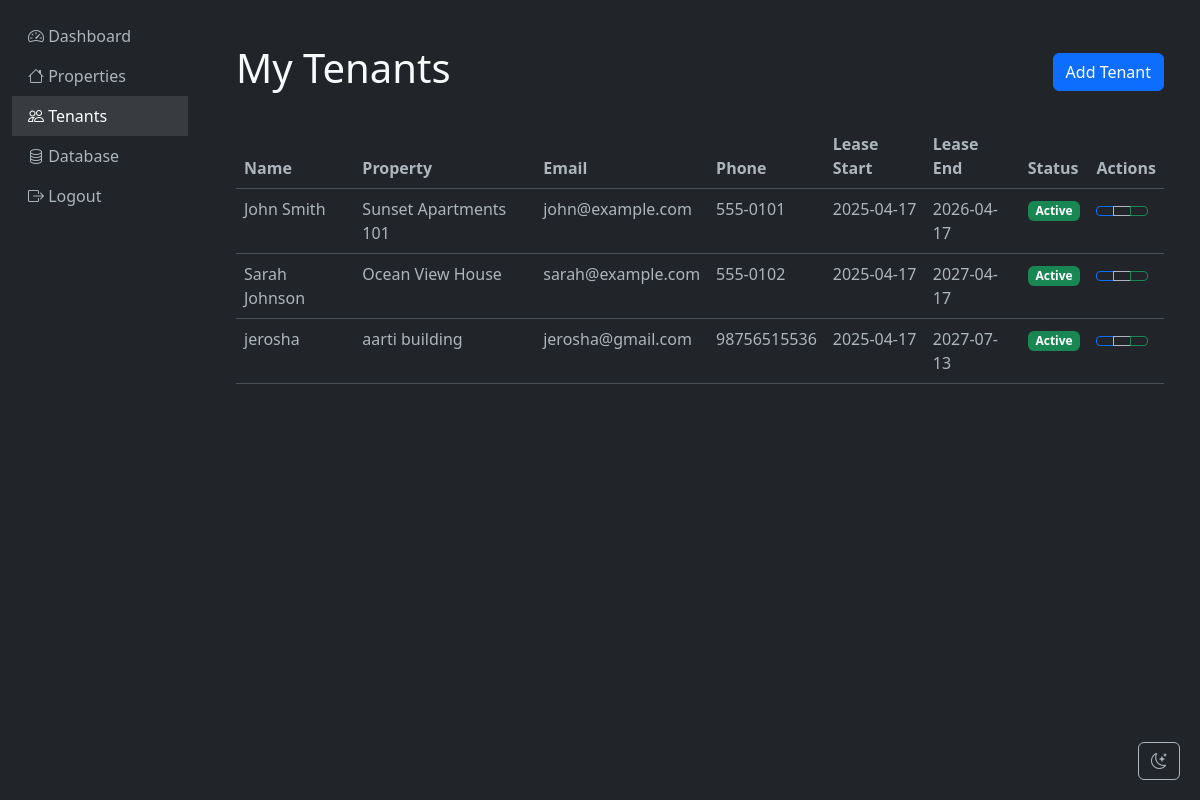
The page /tenants (signed in) on the database its author committed.
### app/models.py (models this page shows, shortened)
class Tenant(db.Model):
    id = db.Column(db.Integer, primary_key=True)
    name = db.Column(db.String(100), nullable=False)
    email = db.Column(db.String(120), nullable=False)
    phone = db.Column(db.String(20), nullable=False)
    property_id = db.Column(db.Integer, db.ForeignKey('property.id'), nullable=False)
    lease_start = db.Column(db.Date, nullable=False)
    lease_end = db.Column(db.Date, nullable=False)
    rent_payments = db.relationship('RentPayment', backref='tenant', lazy=True)
    maintenance_requests = db.relationship('MaintenanceRequest', backref='tenant', lazy=True)

class Property(db.Model):
    id = db.Column(db.Integer, primary_key=True)
    name = db.Column(db.String(100), nullable=False)
    address = db.Column(db.String(200), nullable=False)
    type = db.Column(db.String(50), nullable=False)  # apartment, house, commercial
    status = db.Column(db.String(20), nullable=False)  # vacant, occupied, maintenance
    rent_amount = db.Column(db.Float, nullable=False)
    owner_id = db.Column(db.Integer, db.ForeignKey('user.id'), nullable=False)
    tenants = db.relationship('Tenant', backref='property', lazy=True)
    maintenance_requests = db.relationship('MaintenanceRequest', backref='property', lazy=True)

### app/routes/tenants.py (the view)
@bp.route('/tenants')
@login_required
def list_tenants():
    tenants = db.session.query(Tenant).join(Property).filter(
        Property.owner_id == current_user.id
    ).all()
    return render_template('tenants/list.html',
                         tenants=tenants,
                         now=datetime.utcnow().date())

### app/templates/tenants/list.html (shortened to what this page needs)
{% extends "base.html" %}
{% block content %}
<div class="container mt-4">
    <div class="d-flex justify-content-between align-items-center mb-4">
        <h1>My Tenants</h1>
        <a href="{{ url_for('tenants.add_tenant') }}" class="btn btn-primary">
             Add Tenant
        </a>
    </div>
    {% if tenants %}
        <div class="table-responsive">
            <table class="table table-hover">
                <thead>
                    <tr>
                        <th>Name</th>
                        <th>Property</th>
                        <th>Email</th>
                        <th>Phone</th>
                        <th>Lease Start</th>
                        <th>Lease End</th>
                        <th>Status</th>
                        <th>Actions</th>
                    </tr>
                </thead>
                <tbody>
                    {% for tenant in tenants %}
                        <tr>
                            <td>{{ tenant.name }}</td>
                            <td>{{ tenant.property.name }}</td>
                            <td>{{ tenant.email }}</td>
                            <td>{{ tenant.phone }}</td>
                            <td>{{ tenant.lease_start.strftime('%Y-%m-%d') }}</td>
                            <td>{{ tenant.lease_end.strftime('%Y-%m-%d') }}</td>
                            <td>
                                <span class="badge {% if tenant.lease_end < now %}bg-danger{% else %}bg-success{% endif %}">
                                    {{ 'Active' if tenant.lease_end > now else 'Expired' }}
                                </span>
                            </td>
                            <td>
                                <div class="btn-group" role="group">
                                    <a href="{{ url_for('tenants.view_tenant', tenant_id=tenant.id) }}"
                                       class="btn btn-sm btn-outline-primary">
                                    </a>
                                    <a href="{{ url_for('tenants.edit_tenant', tenant_id=tenant.id) }}"
                                       class="btn btn-sm btn-outline-secondary">
                                    </a>
                                    <a href="{{ url_for('tenants.add_payment', tenant_id=tenant.id) }}"
                                       class="btn btn-sm btn-outline-success">
                                    </a>
                                </div>
                            </td>
                        </tr>
                    {% endfor %}
                </tbody>
            </table>
        </div>
    {% else %}
        <div class="alert alert-info">
            <i class="fas fa-info-circle"></i> You don't have any tenants yet.
            <a href="{{ url_for('tenants.add_tenant') }}">Add your first tenant</a> to get started.
        </div>
    {% endif %}
</div>
{% endblock %}

### app/templates/base.html (shortened to what this page needs)
<!DOCTYPE html>
<html lang="en" data-bs-theme="dark">
<head>
    <link href="https://cdn.jsdelivr.net/npm/bootstrap@5.3.0/dist/css/bootstrap.min.css" rel="stylesheet">
    <link href="https://cdn.jsdelivr.net/npm/bootstrap-icons@1.7.2/font/bootstrap-icons.css" rel="stylesheet">
</head>
<body class="bg-dark text-light">
    <div class="container-fluid">
        <div class="row">
            <div class="col-md-3 col-lg-2 d-md-block sidebar collapse">
                <div class="position-sticky pt-3">
                    <ul class="nav flex-column">
                        <li class="nav-item">
                            <a class="nav-link {% if request.endpoint == 'main.dashboard' %}active{% endif %}"
                               href="{{ url_for('main.dashboard') }}">
                                <i class="bi bi-speedometer2"></i> Dashboard
                            </a>
                        </li>
                        <li class="nav-item">
                            <a class="nav-link {% if request.endpoint == 'properties.list_properties' %}active{% endif %}"
                               href="{{ url_for('properties.list_properties') }}">
                                <i class="bi bi-house"></i> Properties
                            </a>
                        </li>
                        <li class="nav-item">
                            <a class="nav-link {% if request.endpoint == 'tenants.list_tenants' %}active{% endif %}"
                               href="{{ url_for('tenants.list_tenants') }}">
                                <i class="bi bi-people"></i> Tenants
                            </a>
                        </li>
                        {% if current_user.is_authenticated %}
                        <li class="nav-item">
                            <a class="nav-link {% if request.endpoint == 'main.database_view' %}active{% endif %}"
                               href="{{ url_for('main.database_view') }}">
                                <i class="bi bi-database"></i> Database
                            </a>
                        </li>
                        <li class="nav-item">
                            <a class="nav-link" href="{{ url_for('auth.logout') }}">
                                <i class="bi bi-box-arrow-right"></i> Logout
                            </a>
                        </li>
                        {% endif %}
                    </ul>
                </div>
            </div>
            <main class="col-md-9 ms-sm-auto col-lg-10 px-md-4 main-content">
                {% block content %}{% endblock %}
            </main>
        </div>
    </div>
    <button class="btn btn-outline-secondary theme-toggle" onclick="toggleTheme()">
        <i class="bi bi-moon-stars"></i>
    </button>
</body>
</html>

### app/templates/base.html (style rules this page uses)
.sidebar { min-height: 100vh; background-color: #212529; }
.main-content { padding: 20px; background-color: #212529; color: #f8f9fa; }
.nav-link { color: #adb5bd; }
.nav-link:hover, .nav-link.active { color: #fff; background-color: rgba(255, 255, 255, 0.1); }
.btn-outline-secondary { color: #adb5bd; border-color: #adb5bd; }
.theme-toggle { position: fixed; bottom: 20px; right: 20px; z-index: 1000; }

### rows shown on the page
Tenant: name "John Smith", property.name "Sunset Apartments 101", email "john@example.com", phone "555-0101", lease_start "2025-04-17", lease_end "2026-04-17", lease_end "Active"
Tenant: name "Sarah Johnson", property.name "Ocean View House", email "sarah@example.com", phone "555-0102", lease_start "2025-04-17", lease_end "2027-04-17", lease_end "Active"
Tenant: name "jerosha", property.name "aarti building", email "jerosha@gmail.com", phone "98756515536", lease_start "2025-04-17", lease_end "2027-07-13", lease_end "Active"
